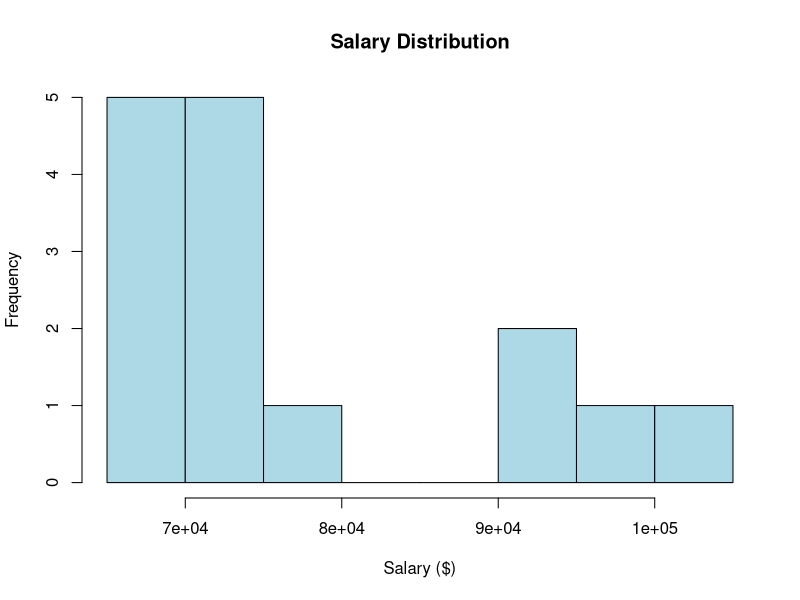
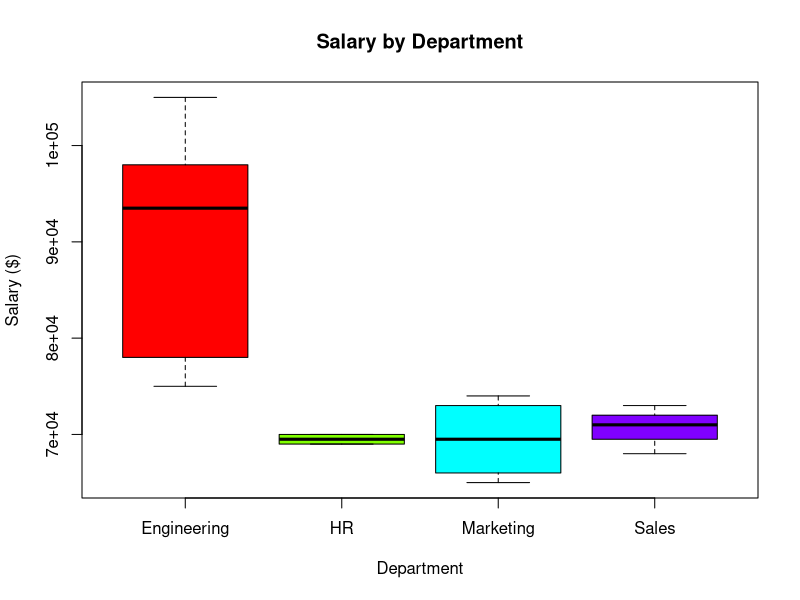
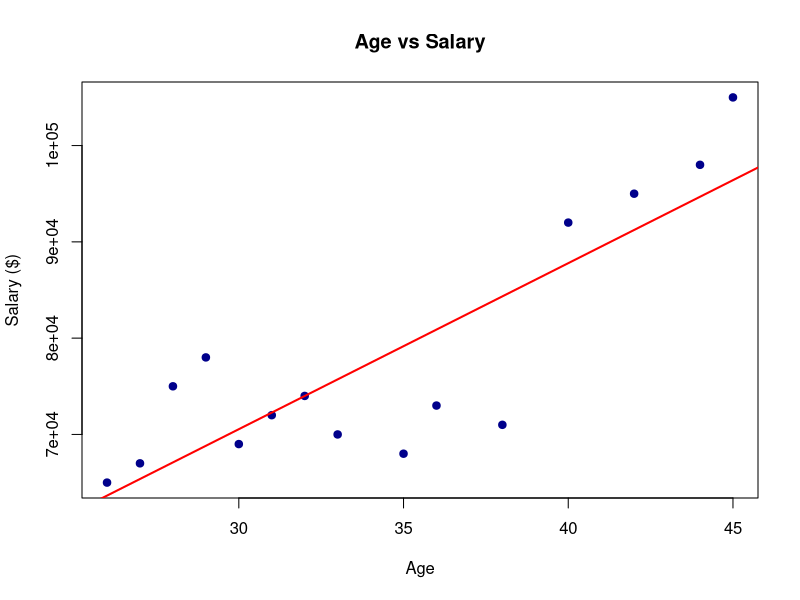
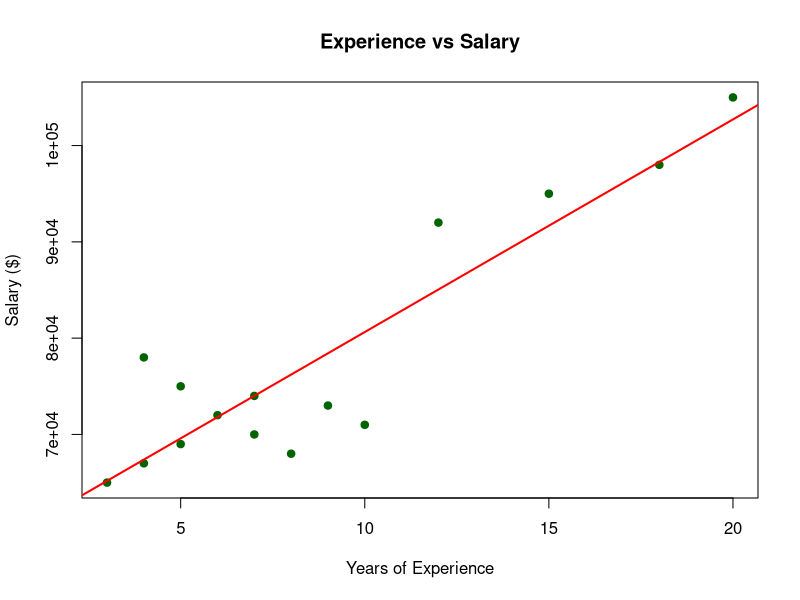

Here is the R script that generated these plots, in order:
# ============================================
# Lesson 8: Reading and Writing Data
# ============================================

cat("=== READING AND WRITING DATA ===\n\n")

# -------------------
# 1. READING CSV FILES
# -------------------
cat("=== READING CSV FILES ===\n")

# Check if file exists
if (file.exists("sample_data.csv")) {
  # Read CSV file
  employees <- read.csv("sample_data.csv")
  
  cat("Data loaded successfully!\n\n")
  
  # Display first few rows
  cat("First 6 rows:\n")
  print(head(employees))
  cat("\n")
  
  # Display structure
  cat("Data structure:\n")
  str(employees)
  cat("\n")
  
  # Summary
  cat("Data summary:\n")
  print(summary(employees))
  cat("\n")
  
  # Basic analysis
  cat("=== BASIC ANALYSIS ===\n")
  cat("Average salary:", mean(employees$salary), "\n")
  cat("Average age:", mean(employees$age), "\n")
  cat("Average years of experience:", mean(employees$years_experience), "\n\n")
  
  # Group by department
  cat("Average salary by department:\n")
  dept_salary <- aggregate(salary ~ department, data = employees, FUN = mean)
  print(dept_salary)
  cat("\n")
  
  # Find highest paid employee
  highest_paid <- employees[which.max(employees$salary), ]
  cat("Highest paid employee:\n")
  print(highest_paid)
  cat("\n")
  
  # Filter engineering department
  engineers <- subset(employees, department == "Engineering")
  cat("Engineers (", nrow(engineers), " total):\n", sep="")
  print(engineers)
  cat("\n")
  
  # -------------------
  # 2. WRITING FILES
  # -------------------
  cat("=== WRITING FILES ===\n")
  
  # Create summary data
  summary_data <- data.frame(
    department = c("Engineering", "Sales", "Marketing", "HR"),
    avg_salary = tapply(employees$salary, employees$department, mean),
    count = as.numeric(table(employees$department))
  )
  rownames(summary_data) <- NULL
  
  # Write to CSV
  write.csv(summary_data, "department_summary.csv", row.names = FALSE)
  cat("Created: department_summary.csv\n")
  
  # Write engineers to separate file
  write.csv(engineers, "engineers_only.csv", row.names = FALSE)
  cat("Created: engineers_only.csv\n\n")
  
  # -------------------
  # 3. VISUALIZATION
  # -------------------
  cat("=== CREATING VISUALIZATIONS ===\n")
  
  # Salary distribution
  hist(employees$salary,
       main = "Salary Distribution",
       xlab = "Salary ($)",
       ylab = "Frequency",
       col = "lightblue",
       breaks = 10)
  
  readline(prompt = "Press [enter] for next plot")
  
  # Salary by department
  boxplot(salary ~ department, data = employees,
          main = "Salary by Department",
          xlab = "Department",
          ylab = "Salary ($)",
          col = rainbow(length(unique(employees$department))))
  
  readline(prompt = "Press [enter] for next plot")
  
  # Age vs Salary
  plot(employees$age, employees$salary,
       main = "Age vs Salary",
       xlab = "Age",
       ylab = "Salary ($)",
       pch = 19,
       col = "darkblue")
  
  # Add trend line
  model <- lm(salary ~ age, data = employees)
  abline(model, col = "red", lwd = 2)
  
  readline(prompt = "Press [enter] for next plot")
  
  # Experience vs Salary
  plot(employees$years_experience, employees$salary,
       main = "Experience vs Salary",
       xlab = "Years of Experience",
       ylab = "Salary ($)",
       pch = 19,
       col = "darkgreen")
  
  model2 <- lm(salary ~ years_experience, data = employees)
  abline(model2, col = "red", lwd = 2)
  
  cat("\n✓ Lesson 8 complete!\n")
  
} else {
  cat("Error: sample_data.csv not found!\n")
  cat("Make sure the file is in the same directory as this script.\n")
}

cat("\nYou've learned how to:\n")
cat("- Read CSV files\n")
cat("- Analyze data\n")
cat("- Create summary statistics\n")
cat("- Export results\n")
cat("- Create visualizations\n")
